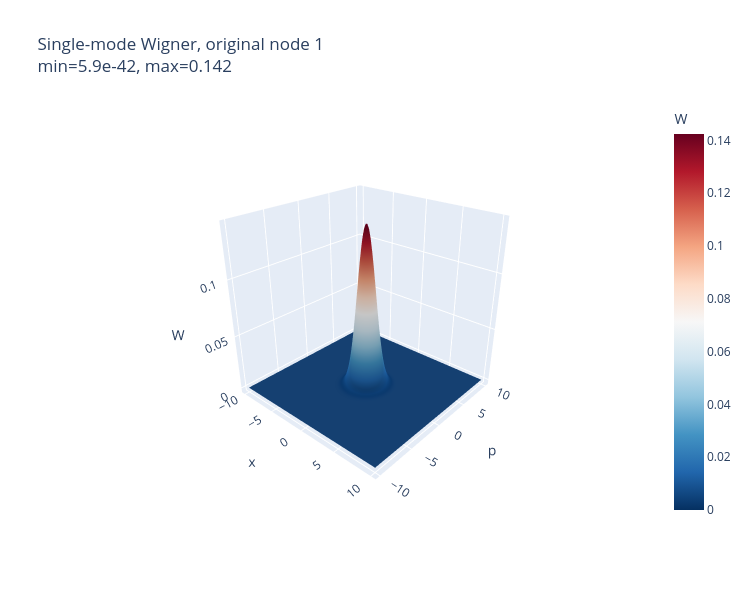
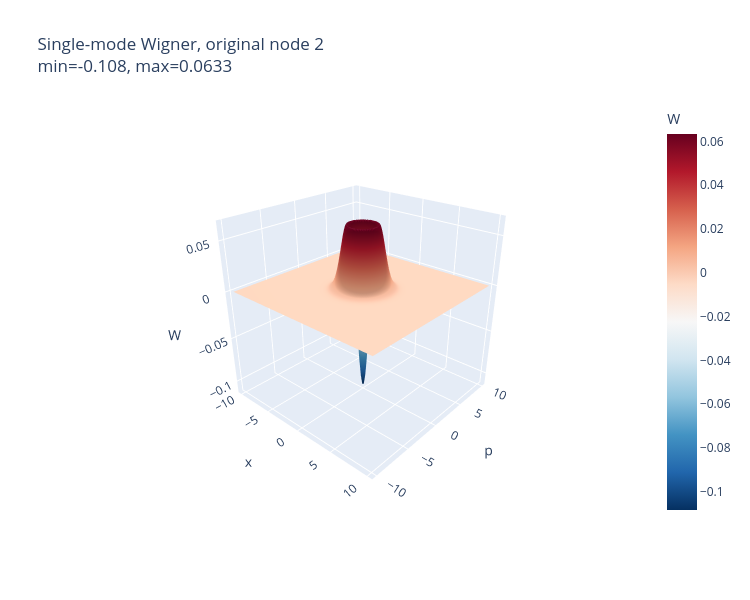

These figures' notebook cell, in order:
### Code cell
# ============================================================
# Interactive single-mode Wigner plot
# Case b: deletion 먼저, photon subtraction 나중
#
# Inputs:
#   V_R_post, A_R_post, R0
#
# ordering:
#   q_R = (x_R, p_R)
# ============================================================

R_labels = list(R0 + 1)
r = len(R_labels)

for local_node in range(1, r + 1):
    original_node = R_labels[local_node - 1]

    X, P, W, V1, A1 = plot_single_mode_wigner_interactive(
        V_R_post,
        A_R_post,
        node=local_node,
        m_eff=r,
        original_label=original_node,
        xlim=10,
        n=160
    )

### Figure 1 — Plotly figure (JSON) as saved in the notebook; plotly's stock layout.template omitted (floating-point values rounded to 4 significant figures; data arrays with more than 128 entries replaced by an {"elided": "..."} marker saying what was removed)
{"data": [{"colorbar": {"title": {"text": "W"}}, "colorscale": [[0, "rgb(103,0,31)"], [0.1, "rgb(178,24,43)"], [0.2, "rgb(214,96,77)"], [0.3, "rgb(244,165,130)"], [0.4, "rgb(253,219,199)"], [0.5, "rgb(247,247,247)"], [0.6, "rgb(209,229,240)"], [0.7, "rgb(146,197,222)"], [0.8, "rgb(67,147,195)"], [0.9, "rgb(33,102,172)"], [1, "rgb(5,48,97)"]], "reversescale": true, "type": "surface", "x": {"elided": "160x160 float values"}, "y": {"elided": "160x160 float values"}, "z": {"elided": "160x160 float values"}}], "layout": {"height": 600, "scene": {"camera": {"eye": {"x": 1.6, "y": -1.8, "z": 1.2}}, "xaxis": {"title": {"text": "x"}}, "yaxis": {"title": {"text": "p"}}, "zaxis": {"title": {"text": "W"}}}, "title": {"text": "Single-mode Wigner, original node 1<br>min=5.9e-42, max=0.142"}, "width": 750}}

### Figure 2 — Plotly figure (JSON) as saved in the notebook; plotly's stock layout.template omitted (floating-point values rounded to 4 significant figures; data arrays with more than 128 entries replaced by an {"elided": "..."} marker saying what was removed)
{"data": [{"colorbar": {"title": {"text": "W"}}, "colorscale": [[0, "rgb(103,0,31)"], [0.1, "rgb(178,24,43)"], [0.2, "rgb(214,96,77)"], [0.3, "rgb(244,165,130)"], [0.4, "rgb(253,219,199)"], [0.5, "rgb(247,247,247)"], [0.6, "rgb(209,229,240)"], [0.7, "rgb(146,197,222)"], [0.8, "rgb(67,147,195)"], [0.9, "rgb(33,102,172)"], [1, "rgb(5,48,97)"]], "reversescale": true, "type": "surface", "x": {"elided": "160x160 float values"}, "y": {"elided": "160x160 float values"}, "z": {"elided": "160x160 float values"}}], "layout": {"height": 600, "scene": {"camera": {"eye": {"x": 1.6, "y": -1.8, "z": 1.2}}, "xaxis": {"title": {"text": "x"}}, "yaxis": {"title": {"text": "p"}}, "zaxis": {"title": {"text": "W"}}}, "title": {"text": "Single-mode Wigner, original node 2<br>min=-0.108, max=0.0633"}, "width": 750}}
